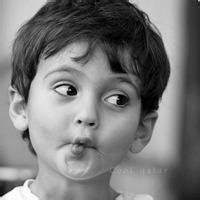
#> input picture ImgAddNumber/img/hoho.jpg, 200 x 200 px
$ python imgAddNumber.py
#> lines starting #> are read from the running program, lines starting #| are printed output that depends on the picture
# coding=utf-8

__author__ = 'hohoTT'

from PIL import Image, ImageDraw, ImageFont

def add_num(img):
    draw = ImageDraw.Draw(img)
    myfont = ImageFont.truetype('C:/windows/fonts/Calibri.ttf', size=90)
    fillcolor = "#ff0000"
    width, height = img.size
    draw.text((width-90, 10), '6', font=myfont, fill=fillcolor)
    img.save('result.jpg', 'jpeg')

if __name__ == '__main__':
    image = Image.open('img/hoho.jpg')
#> image is the input picture: PIL image 200x200 RGB; min 0, max 255, mean 120.3
    add_num(image)
#> in add_num, `img.save('result.jpg', 'jpeg')`:
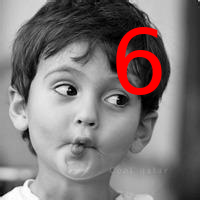
#> saved as result.jpg: PIL image 200x200 RGB; mean R, G, B 127.6, 118.8, 118.8
